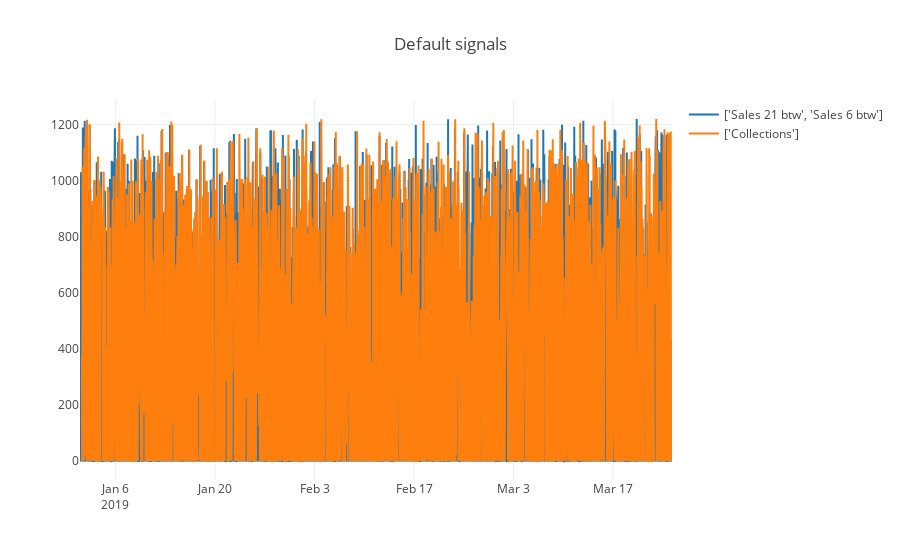

This figure's notebook cell:
### Code cell
df_filtered = filterData_v3(df_all, query=[{"select": ["Sales 21 btw", "Sales 6 btw"], 
                              "_with": None}, 
                                {"select": ["Collections"], "_with": None}], on="GroundTruth")
plotAmounts(df_filtered)

### Figure 1 — Plotly figure (JSON) as saved in the notebook; plotly's stock layout.template omitted (floating-point values rounded to 4 significant figures; data arrays with more than 128 entries replaced by an {"elided": "..."} marker saying what was removed)
{"data": [{"name": "['Sales 21 btw', 'Sales 6 btw']", "type": "scatter", "uid": "f6be27eb-30fd-46ee-b821-7ab13d0c8f85", "x": {"elided": "14919 str values"}, "y": {"elided": "14919 float values"}}, {"name": "['Collections']", "type": "scatter", "uid": "3d6e5185-347a-42e9-a2d8-f87ebd298f48", "x": {"elided": "8260 str values"}, "y": {"elided": "8260 float values"}}], "layout": {"hovermode": "closest", "showlegend": true, "title": {"text": "Default signals"}}}
